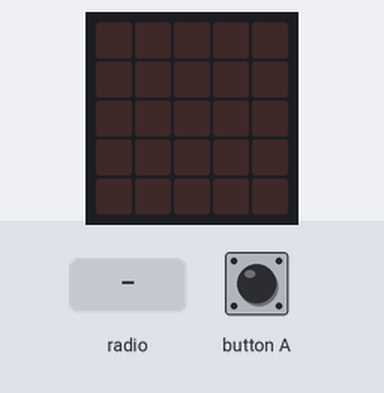
This program was run on a simulated BBC micro:bit (MakeCode). Parts: the board's 5×5 LED display. The inputs (shaded band) are chosen by the test bench.

Above: at 1.2 s.
1.3 s: radio message "1" arrives
At 2.4 s:
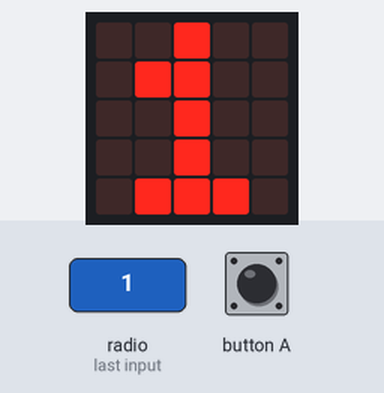
5.9 s: radio message "0" arrives
At 7.1 s:
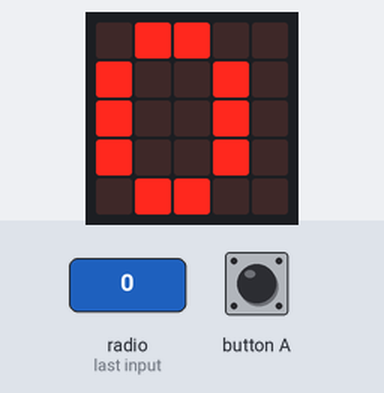
Timing chart, 0 to 8.9 s (numbered marks = the images above; inputs shaded):
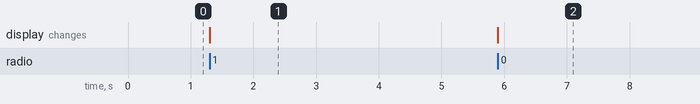

Measured:
- after the input at 1.3 s, the display: changes at once (image 1)
- after the input at 5.9 s, the display: changes at once (image 2)

The program:

main.ts
```typescript
radio.onReceivedNumber(function (receivedNumber) {
    basic.showNumber(receivedNumber)
})
input.onButtonPressed(Button.A, function () {
    for (let index = 0; index < 4; index++) {
        radio.sendNumber(input.temperature())
        basic.pause(5000)
        radio.sendNumber(input.lightLevel())
    }
})
radio.setGroup(99)
```

test.ts
```typescript
// testene settes inn her; disse vil ikke kompilert så lenge denne pakken blir brukt som en utvidelse.
```
